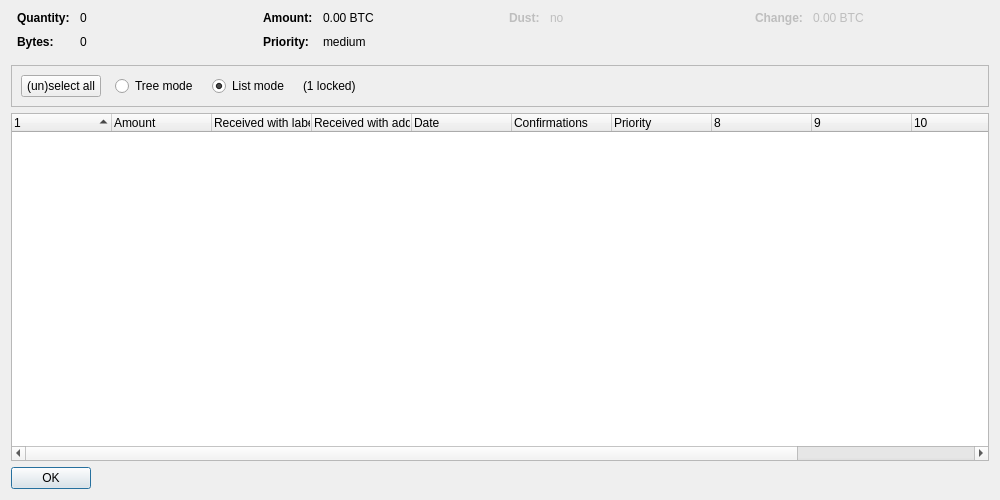
<?xml version="1.0" encoding="UTF-8"?>
<ui version="4.0">
 <class>CoinControlDialog</class>
 <widget class="QDialog" name="CoinControlDialog">
  <property name="geometry">
   <rect>
    <x>0</x>
    <y>0</y>
    <width>1000</width>
    <height>500</height>
   </rect>
  </property>
  <property name="windowTitle">
   <string>Coin Selection</string>
  </property>
  <layout class="QVBoxLayout" name="verticalLayout">
   <item>
    <layout class="QHBoxLayout" name="horizontalLayoutTop" stretch="0,0,0,0">
     <property name="topMargin">
      <number>0</number>
     </property>
     <property name="bottomMargin">
      <number>10</number>
     </property>
     <item>
      <layout class="QFormLayout" name="formLayoutCoinControl1">
       <property name="horizontalSpacing">
        <number>10</number>
       </property>
       <property name="verticalSpacing">
        <number>10</number>
       </property>
       <property name="leftMargin">
        <number>6</number>
       </property>
       <property name="rightMargin">
        <number>6</number>
       </property>
       <item row="0" column="0">
        <widget class="QLabel" name="labelCoinControlQuantityText">
         <property name="font">
          <font>
           <weight>75</weight>
           <bold>true</bold>
          </font>
         </property>
         <property name="text">
          <string>Quantity:</string>
         </property>
        </widget>
       </item>
       <item row="0" column="1">
        <widget class="QLabel" name="labelCoinControlQuantity">
         <property name="cursor">
          <cursorShape>IBeamCursor</cursorShape>
         </property>
         <property name="contextMenuPolicy">
          <enum>Qt::ActionsContextMenu</enum>
         </property>
         <property name="text">
          <string notr="true">0</string>
         </property>
         <property name="textInteractionFlags">
          <set>Qt::LinksAccessibleByMouse|Qt::TextSelectableByKeyboard|Qt::TextSelectableByMouse</set>
         </property>
        </widget>
       </item>
       <item row="1" column="0">
        <widget class="QLabel" name="labelCoinControlBytesText">
         <property name="font">
          <font>
           <weight>75</weight>
           <bold>true</bold>
          </font>
         </property>
         <property name="text">
          <string>Bytes:</string>
         </property>
        </widget>
       </item>
       <item row="1" column="1">
        <widget class="QLabel" name="labelCoinControlBytes">
         <property name="cursor">
          <cursorShape>IBeamCursor</cursorShape>
         </property>
         <property name="contextMenuPolicy">
          <enum>Qt::ActionsContextMenu</enum>
         </property>
         <property name="text">
          <string notr="true">0</string>
         </property>
         <property name="textInteractionFlags">
          <set>Qt::LinksAccessibleByMouse|Qt::TextSelectableByKeyboard|Qt::TextSelectableByMouse</set>
         </property>
        </widget>
       </item>
      </layout>
     </item>
     <item>
      <layout class="QFormLayout" name="formLayoutCoinControl2">
       <property name="horizontalSpacing">
        <number>10</number>
       </property>
       <property name="verticalSpacing">
        <number>10</number>
       </property>
       <property name="leftMargin">
        <number>6</number>
       </property>
       <property name="rightMargin">
        <number>6</number>
       </property>
       <item row="0" column="0">
        <widget class="QLabel" name="labelCoinControlAmountText">
         <property name="font">
          <font>
           <weight>75</weight>
           <bold>true</bold>
          </font>
         </property>
         <property name="text">
          <string>Amount:</string>
         </property>
        </widget>
       </item>
       <item row="0" column="1">
        <widget class="QLabel" name="labelCoinControlAmount">
         <property name="cursor">
          <cursorShape>IBeamCursor</cursorShape>
         </property>
         <property name="contextMenuPolicy">
          <enum>Qt::ActionsContextMenu</enum>
         </property>
         <property name="text">
          <string notr="true">0.00 BTC</string>
         </property>
         <property name="textInteractionFlags">
          <set>Qt::LinksAccessibleByMouse|Qt::TextSelectableByKeyboard|Qt::TextSelectableByMouse</set>
         </property>
        </widget>
       </item>
       <item row="1" column="0">
        <widget class="QLabel" name="labelCoinControlPriorityText">
         <property name="font">
          <font>
           <weight>75</weight>
           <bold>true</bold>
          </font>
         </property>
         <property name="text">
          <string>Priority:</string>
         </property>
        </widget>
       </item>
       <item row="1" column="1">
        <widget class="QLabel" name="labelCoinControlPriority">
         <property name="cursor">
          <cursorShape>IBeamCursor</cursorShape>
         </property>
         <property name="contextMenuPolicy">
          <enum>Qt::ActionsContextMenu</enum>
         </property>
         <property name="text">
          <string notr="true">medium</string>
         </property>
         <property name="textInteractionFlags">
          <set>Qt::LinksAccessibleByMouse|Qt::TextSelectableByKeyboard|Qt::TextSelectableByMouse</set>
         </property>
        </widget>
       </item>
      </layout>
     </item>
     <item>
      <layout class="QFormLayout" name="formLayoutCoinControl3">
       <property name="horizontalSpacing">
        <number>10</number>
       </property>
       <property name="verticalSpacing">
        <number>10</number>
       </property>
       <property name="leftMargin">
        <number>6</number>
       </property>
       <property name="rightMargin">
        <number>6</number>
       </property>
       <item row="1" column="0">
        <widget class="QLabel" name="labelCoinControlLowOutputText">
         <property name="enabled">
          <bool>false</bool>
         </property>
         <property name="font">
          <font>
           <weight>75</weight>
           <bold>true</bold>
          </font>
         </property>
         <property name="text">
          <string>Dust:</string>
         </property>
        </widget>
       </item>
       <item row="1" column="1">
        <widget class="QLabel" name="labelCoinControlLowOutput">
         <property name="enabled">
          <bool>false</bool>
         </property>
         <property name="cursor">
          <cursorShape>IBeamCursor</cursorShape>
         </property>
         <property name="contextMenuPolicy">
          <enum>Qt::ActionsContextMenu</enum>
         </property>
         <property name="text">
          <string notr="true">no</string>
         </property>
         <property name="textInteractionFlags">
          <set>Qt::LinksAccessibleByMouse|Qt::TextSelectableByKeyboard|Qt::TextSelectableByMouse</set>
         </property>
        </widget>
       </item>
      </layout>
     </item>
     <item>
      <layout class="QFormLayout" name="formLayoutCoinControl4">
       <property name="horizontalSpacing">
        <number>10</number>
       </property>
       <property name="verticalSpacing">
        <number>10</number>
       </property>
       <property name="leftMargin">
        <number>6</number>
       </property>
       <property name="rightMargin">
        <number>6</number>
       </property>
       <item row="1" column="0">
        <widget class="QLabel" name="labelCoinControlChangeText">
         <property name="enabled">
          <bool>false</bool>
         </property>
         <property name="font">
          <font>
           <weight>75</weight>
           <bold>true</bold>
          </font>
         </property>
         <property name="text">
          <string>Change:</string>
         </property>
        </widget>
       </item>
       <item row="1" column="1">
        <widget class="QLabel" name="labelCoinControlChange">
         <property name="enabled">
          <bool>false</bool>
         </property>
         <property name="cursor">
          <cursorShape>IBeamCursor</cursorShape>
         </property>
         <property name="contextMenuPolicy">
          <enum>Qt::ActionsContextMenu</enum>
         </property>
         <property name="text">
          <string notr="true">0.00 BTC</string>
         </property>
         <property name="textInteractionFlags">
          <set>Qt::LinksAccessibleByMouse|Qt::TextSelectableByKeyboard|Qt::TextSelectableByMouse</set>
         </property>
        </widget>
       </item>
      </layout>
     </item>
    </layout>
   </item>
   <item>
    <widget class="QFrame" name="frame">
     <property name="minimumSize">
      <size>
       <width>0</width>
       <height>40</height>
      </size>
     </property>
     <property name="frameShape">
      <enum>QFrame::StyledPanel</enum>
     </property>
     <property name="frameShadow">
      <enum>QFrame::Sunken</enum>
     </property>
     <layout class="QHBoxLayout" name="horizontalLayout">
      <item>
       <layout class="QHBoxLayout" name="horizontalLayoutPanel" stretch="0,0,0,0,0">
        <property name="spacing">
         <number>14</number>
        </property>
        <item>
         <widget class="QPushButton" name="pushButtonSelectAll">
          <property name="sizePolicy">
           <sizepolicy hsizetype="Maximum" vsizetype="Fixed">
            <horstretch>0</horstretch>
            <verstretch>0</verstretch>
           </sizepolicy>
          </property>
          <property name="text">
           <string>(un)select all</string>
          </property>
          <property name="autoDefault">
           <bool>false</bool>
          </property>
         </widget>
        </item>
        <item>
         <widget class="QRadioButton" name="radioTreeMode">
          <property name="sizePolicy">
           <sizepolicy hsizetype="Maximum" vsizetype="Fixed">
            <horstretch>0</horstretch>
            <verstretch>0</verstretch>
           </sizepolicy>
          </property>
          <property name="text">
           <string>Tree mode</string>
          </property>
         </widget>
        </item>
        <item>
         <widget class="QRadioButton" name="radioListMode">
          <property name="sizePolicy">
           <sizepolicy hsizetype="Maximum" vsizetype="Fixed">
            <horstretch>0</horstretch>
            <verstretch>0</verstretch>
           </sizepolicy>
          </property>
          <property name="text">
           <string>List mode</string>
          </property>
          <property name="checked">
           <bool>true</bool>
          </property>
         </widget>
        </item>
        <item>
         <widget class="QLabel" name="labelLocked">
          <property name="text">
           <string notr="true">(1 locked)</string>
          </property>
         </widget>
        </item>
        <item>
         <spacer name="horizontalSpacer">
          <property name="orientation">
           <enum>Qt::Horizontal</enum>
          </property>
          <property name="sizeHint" stdset="0">
           <size>
            <width>40</width>
            <height>20</height>
           </size>
          </property>
         </spacer>
        </item>
       </layout>
      </item>
     </layout>
    </widget>
   </item>
   <item>
    <widget class="CoinControlTreeWidget" name="treeWidget">
     <property name="contextMenuPolicy">
      <enum>Qt::CustomContextMenu</enum>
     </property>
     <property name="sortingEnabled">
      <bool>false</bool>
     </property>
     <property name="columnCount">
      <number>12</number>
     </property>
     <attribute name="headerShowSortIndicator" stdset="0">
      <bool>true</bool>
     </attribute>
     <attribute name="headerStretchLastSection">
      <bool>false</bool>
     </attribute>
     <column>
      <property name="text">
       <string/>
      </property>
     </column>
     <column>
      <property name="text">
       <string>Amount</string>
      </property>
     </column>
     <column>
      <property name="text">
       <string>Received with label</string>
      </property>
     </column>
     <column>
      <property name="text">
       <string>Received with address</string>
      </property>
     </column>
     <column>
      <property name="text">
       <string>Date</string>
      </property>
     </column>
     <column>
      <property name="text">
       <string>Confirmations</string>
      </property>
      <property name="toolTip">
       <string>Confirmed</string>
      </property>
     </column>
     <column>
      <property name="text">
       <string>Priority</string>
      </property>
     </column>
     <column>
      <property name="text">
       <string/>
      </property>
     </column>
     <column>
      <property name="text">
       <string/>
      </property>
     </column>
     <column>
      <property name="text">
       <string/>
      </property>
     </column>
     <column>
      <property name="text">
       <string/>
      </property>
     </column>
     <column>
      <property name="text">
       <string/>
      </property>
     </column>
    </widget>
   </item>
   <item>
    <widget class="QDialogButtonBox" name="buttonBox">
     <property name="sizePolicy">
      <sizepolicy hsizetype="Maximum" vsizetype="Fixed">
       <horstretch>0</horstretch>
       <verstretch>0</verstretch>
      </sizepolicy>
     </property>
     <property name="orientation">
      <enum>Qt::Horizontal</enum>
     </property>
     <property name="standardButtons">
      <set>QDialogButtonBox::Ok</set>
     </property>
    </widget>
   </item>
  </layout>
 </widget>
 <customwidgets>
  <customwidget>
   <class>CoinControlTreeWidget</class>
   <extends>QTreeWidget</extends>
   <header>coincontroltreewidget.h</header>
  </customwidget>
 </customwidgets>
 <resources/>
 <connections/>
</ui>
